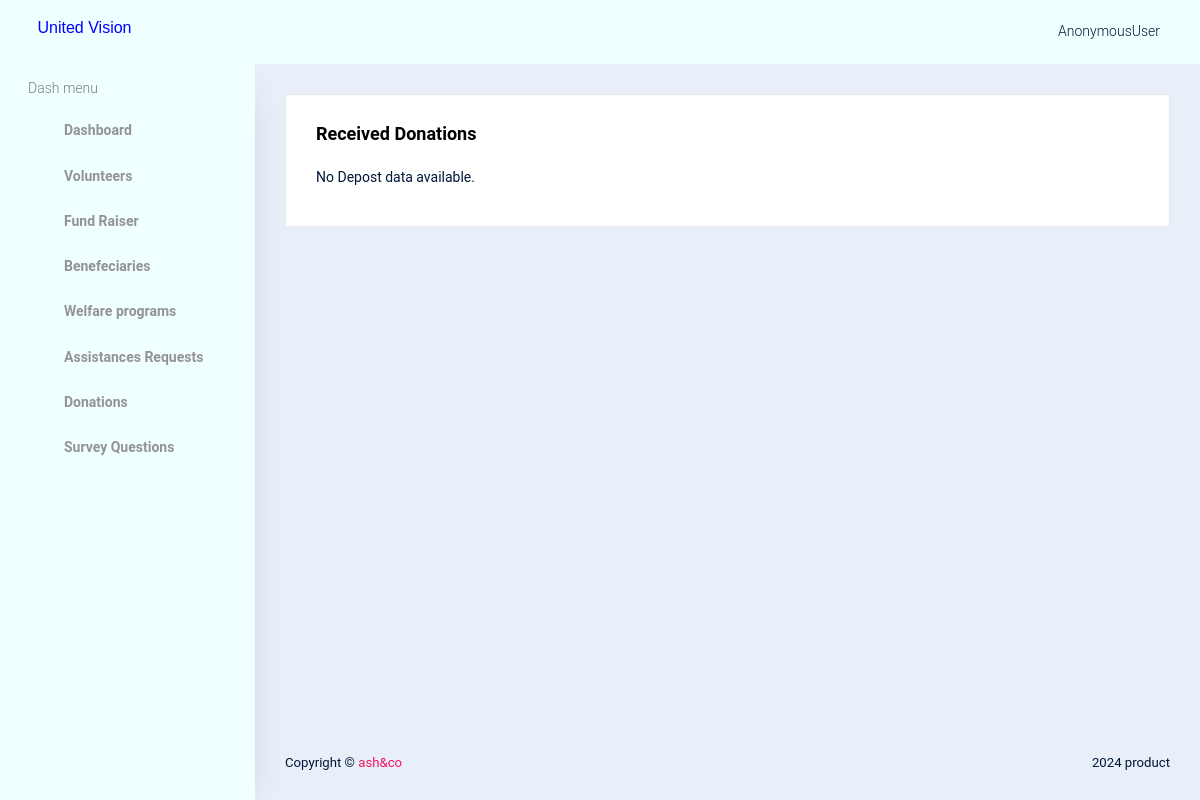
The page /view-donations on the database as committed earlier.
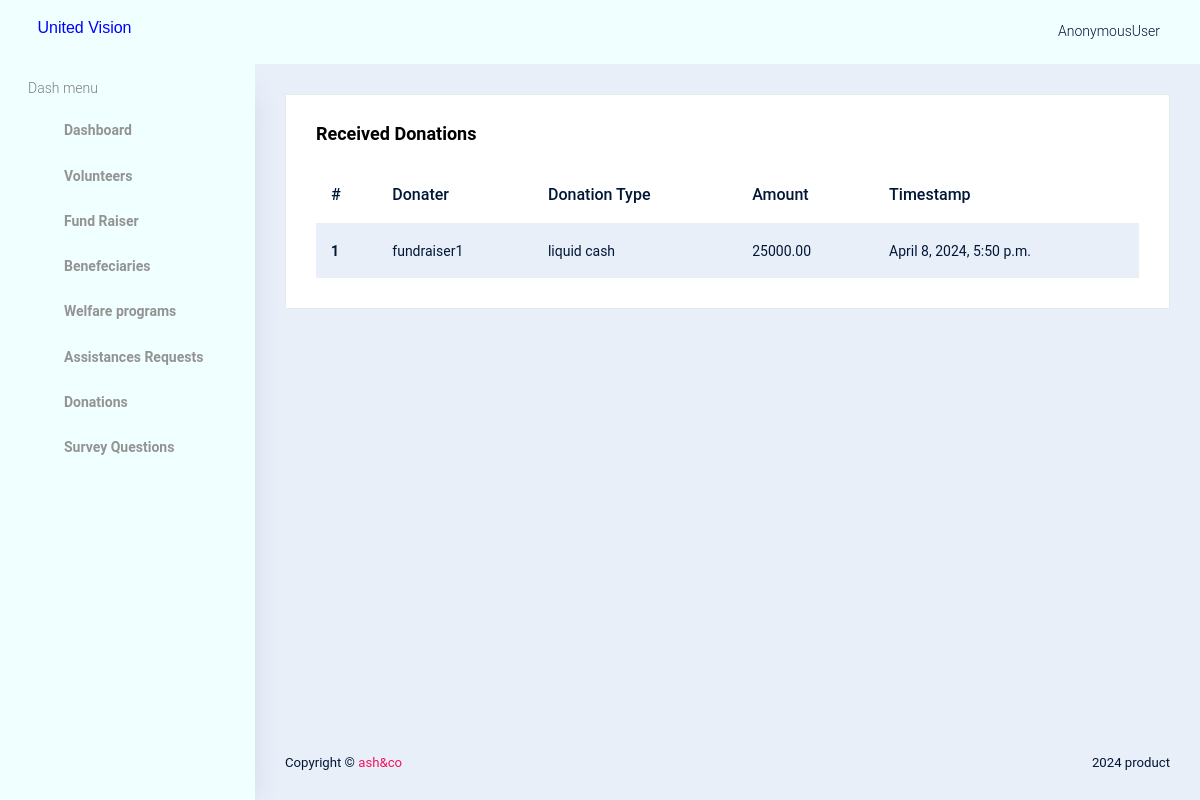
The same page on the database as committed later.
### accounts/models.py (models this page shows)
class BaseModel(models.Model):
    created_on = models.DateTimeField(auto_now_add=True, null=True)
    updated_on = models.DateTimeField(auto_now=True)
    is_deleted = models.BooleanField(default=False)
    class Meta:
        abstract = True
        ordering = ['-created_on']

class Donation(BaseModel):
    user = models.ForeignKey(User, on_delete=models.CASCADE,null=True,blank=True)
    donation_type = models.CharField(max_length=50,null=True,blank=True)
    amount = models.DecimalField(max_digits=10, decimal_places=2, null=True, blank=True)

class User(AbstractBaseUser, PermissionsMixin):
    name = models.CharField(max_length=50, blank=True, null=True)
    username = models.CharField(max_length=50, unique=True, null=True)
    email = models.EmailField(max_length=100, null=True)
    role = models.IntegerField(choices=SELECTROLE)
    uid = models.CharField(max_length=500, unique=True, null=True)
    is_admin = models.BooleanField(default=False)
    is_active = models.BooleanField(default=False)
    is_registered = models.BooleanField(default=False)
    date_joined = models.DateTimeField(auto_now_add=True)
    last_login = models.DateTimeField(auto_now_add=True)
    USERNAME_FIELD = 'username'
    REQUIRED_FIELDS=[]
    objects = UserManager()
    def __str__(self):
        return self.username
    class Meta:
        db_table = "user"

### accounts/views.py (the view)
# urls.py: path('view-donations',views.view_donations,name='view-donations'),
def view_donations(request):
    data = Donation.objects.all()
    return render(request, 'admintemp/view_donations.html', {'data': data})

### templates/admintemp/view_donations.html
{% extends 'admintemp/index.html' %}
{% load crispy_forms_tags %}
{% block content %}
<div class="card">
    <div class="card-body">
        <h3 class="card-title">Received Donations</h3>
        {% if data %}
        <table class="table table-striped">
            <thead>
                <tr>
                    <th scope="col">#</th>
                    <th scope="col">Donater</th>
                    <th scope="col">Donation Type</th>
                    <th scope="col">Amount</th>
                    <th scope="col">Timestamp</th>
                </tr>
            </thead>
            <tbody>
                {% for i in data %}
                <tr>
                    <th scope="row">{{ forloop.counter }}</th>
                    <td>{{i.user}}</td>
                    <td>{{i.donation_type}}</td>
                    <td>{{i.amount}}</td>
                    <td>{{i.created_on}}</td>
                </tr>
                {% endfor %}
            </tbody>
        </table>
        {% else %}
        <p>No Depost data available.</p>
        {% endif %}
    </div>
</div>
{% endblock %}

Rows that differ between the two databases and show on the page:
added Donation: user "fundraiser1", donation_type "liquid cash", amount "25000.00", created_on "April 8, 2024, 5:50 p.m."
Other text that changed with them:
text no longer shown: "No Depost data available."
text now shown: "# Donater Donation Type Amount Timestamp"
